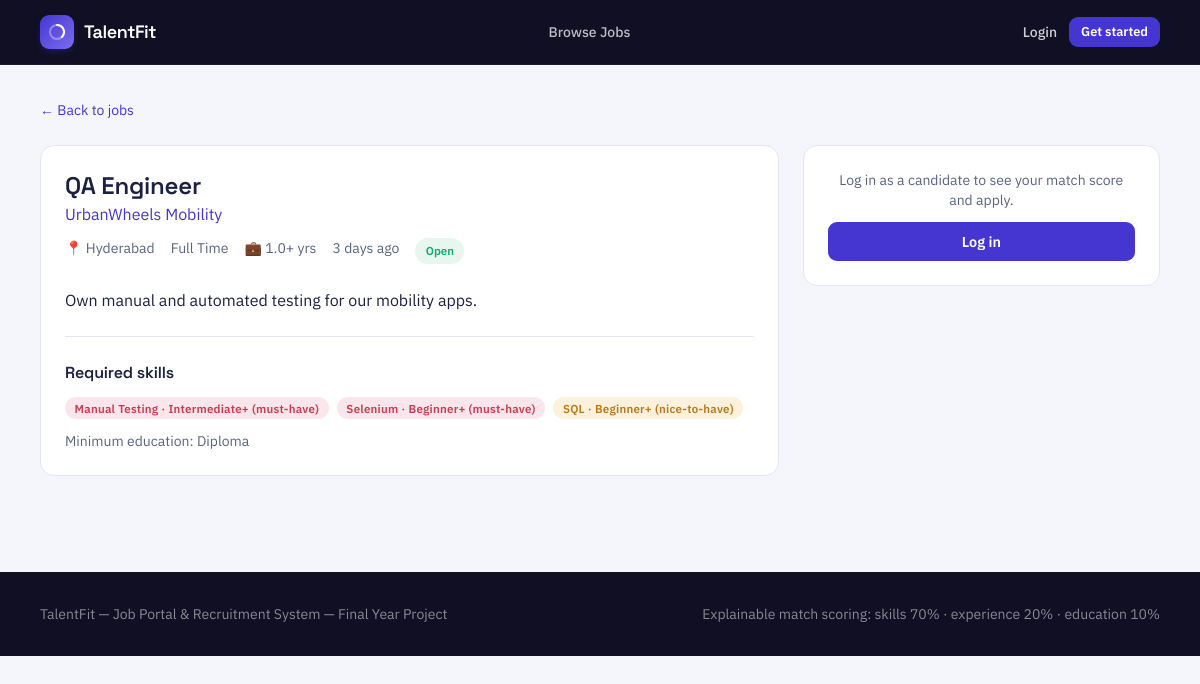
The page /jobs/12 on the database its author committed.
### tables this page shows
CREATE TABLE jobs (
    id INT AUTO_INCREMENT PRIMARY KEY,
    recruiter_id INT NOT NULL,
    title VARCHAR(180) NOT NULL,
    description TEXT NOT NULL,
    location VARCHAR(150) NOT NULL,
    job_type ENUM('full_time', 'part_time', 'internship', 'contract') NOT NULL DEFAULT 'full_time',
    min_years_experience DECIMAL(4,1) NOT NULL DEFAULT 0,
    min_education_level ENUM('high_school', 'diploma', 'bachelor', 'master', 'phd') NULL,
    status ENUM('draft', 'open', 'closed') NOT NULL DEFAULT 'open',
    moderation_status ENUM('active', 'flagged', 'removed') NOT NULL DEFAULT 'active',
    moderation_note VARCHAR(255) NULL,
    created_at TIMESTAMP NOT NULL DEFAULT CURRENT_TIMESTAMP,
    updated_at TIMESTAMP NOT NULL DEFAULT CURRENT_TIMESTAMP ON UPDATE CURRENT_TIMESTAMP,
    CONSTRAINT fk_jobs_recruiter FOREIGN KEY (recruiter_id) REFERENCES users(id) ON DELETE CASCADE
);

CREATE TABLE recruiter_profiles (
    user_id INT PRIMARY KEY,
    company_name VARCHAR(180) NOT NULL,
    company_description TEXT NULL,
    logo_path VARCHAR(255) NULL,
    website VARCHAR(255) NULL,
    work_email_domain VARCHAR(150) NULL,
    contact_name VARCHAR(150) NULL,
    contact_phone VARCHAR(30) NULL,
    CONSTRAINT fk_rp_user FOREIGN KEY (user_id) REFERENCES users(id) ON DELETE CASCADE
);

CREATE TABLE job_skills (
    id INT AUTO_INCREMENT PRIMARY KEY,
    job_id INT NOT NULL,
    skill_id INT NOT NULL,
    importance ENUM('must_have', 'nice_to_have') NOT NULL DEFAULT 'must_have',
    min_proficiency ENUM('beginner', 'intermediate', 'expert') NOT NULL DEFAULT 'beginner',
    UNIQUE KEY uniq_job_skill (job_id, skill_id),
    CONSTRAINT fk_js_job FOREIGN KEY (job_id) REFERENCES jobs(id) ON DELETE CASCADE,
    CONSTRAINT fk_js_skill FOREIGN KEY (skill_id) REFERENCES skills(id) ON DELETE CASCADE
);

CREATE TABLE skills (
    id INT AUTO_INCREMENT PRIMARY KEY,
    name VARCHAR(100) NOT NULL UNIQUE,
    category VARCHAR(80) NOT NULL,
    created_at TIMESTAMP NOT NULL DEFAULT CURRENT_TIMESTAMP
);

### app/views/jobs/show.php (the view, shortened to what the rows shown need)
<div class="mb-6">
    <a href="<?= Router::url('/jobs') ?>" class="text-sm text-indigo hover:underline">&larr; Back to jobs</a>
</div>
<div class="grid lg:grid-cols-3 gap-6">
    <div class="lg:col-span-2 space-y-6">
        <div class="card-surface p-6">
            <div class="flex items-start justify-between gap-4 flex-wrap">
                <div>
                    <h1 class="font-display font-semibold text-2xl text-ink"><?= e($job['title']) ?></h1>
                    <a href="<?= Router::url('/companies/' . $job['recruiter_id']) ?>" class="text-indigo hover:underline"><?= e($job['company_name']) ?></a>
                    <div class="flex flex-wrap gap-x-4 gap-y-1 mt-3 text-sm text-slateink">
                        <span>&#128205; <?= e($job['location']) ?></span>
                        <span class="capitalize"><?= e(str_replace('_', ' ', $job['job_type'])) ?></span>
                        <span>&#128188; <?= number_format((float) $job['min_years_experience'], 1) ?>+ yrs</span>
                        <span><?= time_ago($job['created_at']) ?></span>
                        <span class="status-badge status-<?= e($job['status']) ?> capitalize"><?= e($job['status']) ?></span>
                    </div>
                </div>
            </div>
            <div class="mt-6 prose-sm whitespace-pre-line text-ink"><?= nl2br(e($job['description'])) ?></div>
            <div class="mt-6 pt-6 border-t hairline">
                <h2 class="font-display font-semibold text-base text-ink mb-3">Required skills</h2>
                <div class="flex flex-wrap gap-2">
                    <?php foreach ($requirements as $req): ?>
                        <span class="chip <?= $req['importance'] === 'must_have' ? 'chip-missing' : 'chip-partial' ?>">
                            <?= e($req['skill_name']) ?> &middot; <?= e(ucfirst($req['min_proficiency'])) ?>+
                            <?= $req['importance'] === 'must_have' ? '(must-have)' : '(nice-to-have)' ?>
                        </span>
                    <?php endforeach; ?>
                </div>
                <?php if ($job['min_education_level']): ?>
                    <p class="text-sm text-slateink mt-3">Minimum education: <?= e(\Core\MatchScoreCalculator::EDUCATION_LABELS[$job['min_education_level']]) ?></p>
                <?php endif; ?>
            </div>
        </div>
    </div>
    <div class="space-y-4">
        <div class="card-surface p-6 text-center">
            <?php if (Auth::role() === 'candidate'): ?>
                <?php if ($alreadyApplied): ?>
                    <p class="chip chip-met inline-flex mb-3">Already applied</p>
                    <a href="<?= Router::url('/candidate/applications') ?>" class="btn-secondary w-full">View my application</a>
                <?php elseif ($job['status'] !== 'open'): ?>
                    <p class="text-slateink text-sm">This job is no longer accepting applications.</p>
                <?php else: ?>
                    <form method="post" action="<?= Router::url('/jobs/' . $job['id'] . '/apply') ?>" class="mb-3">
                        <?= Csrf::field() ?>
                        <button type="submit" class="btn-primary w-full">Apply now</button>
                    </form>
                <?php endif; ?>
                <form method="post" action="<?= Router::url('/jobs/' . $job['id'] . ($isSaved ? '/unsave' : '/save')) ?>">
                    <?= Csrf::field() ?>
                    <input type="hidden" name="redirect_to" value="<?= e('/jobs/' . $job['id']) ?>">
                    <button type="submit" class="btn-secondary w-full"><?= $isSaved ? '&#9733; Saved' : '&#9734; Save job' ?></button>
                </form>
            <?php elseif (!Auth::check()): ?>
                <p class="text-sm text-slateink mb-3">Log in as a candidate to see your match score and apply.</p>
                <a href="<?= Router::url('/login') ?>" class="btn-primary w-full">Log in</a>
            <?php else: ?>
                <p class="text-sm text-slateink">Only candidates can apply to jobs.</p>
            <?php endif; ?>
        </div>
    </div>
</div>

### core/Router.php (shortened to what the rows shown need)
<?php
class Router
{
    private array $routes = ['GET' => [], 'POST' => []];
    private static string $basePath = '';
    public static function setBasePath(string $path): void
    {
        self::$basePath = rtrim($path, '/');
    }
    public static function url(string $path = ''): string
    {
        return self::$basePath . $path;
    }
    public function get(string $pattern, array $handler): void
    {
        $this->routes['GET'][$pattern] = $handler;
    }
    public function post(string $pattern, array $handler): void
    {
        $this->routes['POST'][$pattern] = $handler;
    }
    public function dispatch(string $method, string $uri): void
    {
        $path = parse_url($uri, PHP_URL_PATH) ?? '/';
        $path = rtrim($path, '/');
        foreach ($this->routes[$method] ?? [] as $pattern => $handler) {
            $params = $this->match($pattern, $path);
            if ($params !== null) {
                [$controllerClass, $action] = $handler;
                $controller = new $controllerClass();
                call_user_func_array([$controller, $action], $params);
                return;
            }
        }
    }
    private function match(string $pattern, string $path): ?array
    {
        $regex = preg_replace('#\{[a-zA-Z_]+\}#', '([^/]+)', $pattern);
        $regex = rtrim($regex, '/');
        if ($regex === '') {
            $regex = '/';
        }
        if (!preg_match('#^' . $regex . '$#', $path, $matches)) {
            return null;
        }
        array_shift($matches);
        return $matches;
    }
}

### app/views/partials/header.php (shortened to what the rows shown need)
<?php
$currentUser = Auth::user();
$role = $currentUser['role'] ?? null;
?>
<!doctype html>
<html lang="en">
<head>
    <script src="https://cdn.tailwindcss.com"></script>
    <link href="<?= Router::url('/assets/css/style.css') ?>" rel="stylesheet">
</head>
<body class="font-body">
<nav class="tf-nav">
    <div class="max-w-6xl mx-auto px-4 flex items-center justify-between h-16">
        <a href="<?= Router::url($currentUser ? Auth::dashboardPath() : '/') ?>" class="flex items-center gap-2.5">
            <span class="brand-mark">
                <svg width="18" height="18" viewBox="0 0 36 36" fill="none">
                    <circle cx="18" cy="18" r="14" stroke="rgba(255,255,255,0.35)" stroke-width="4"/>
                    <path d="M18 4a14 14 0 0 1 9.9 23.9" stroke="#fff" stroke-width="4" stroke-linecap="round"/>
                </svg>
            </span>
            <span class="font-display font-semibold text-white text-lg tracking-tight">TalentFit</span>
        </a>
        <div class="hidden md:flex items-center gap-1 text-sm font-medium">
            <?php if ($role === 'admin'): ?>
                <a class="nav-link px-3 py-2" href="<?= Router::url('/admin/dashboard') ?>">Dashboard</a>
                <a class="nav-link px-3 py-2" href="<?= Router::url('/admin/recruiters') ?>">Recruiters</a>
                <a class="nav-link px-3 py-2" href="<?= Router::url('/admin/candidates') ?>">Candidates</a>
                <a class="nav-link px-3 py-2" href="<?= Router::url('/admin/jobs') ?>">Jobs</a>
                <a class="nav-link px-3 py-2" href="<?= Router::url('/admin/skills') ?>">Skills</a>
                <a class="nav-link px-3 py-2" href="<?= Router::url('/admin/applications') ?>">Applications</a>
            <?php else: ?>
                <a class="nav-link px-3 py-2" href="<?= Router::url('/jobs') ?>">Browse Jobs</a>
            <?php endif; ?>
        </div>
        <div class="flex items-center gap-3">
            <?php if ($currentUser): ?>
                <a href="<?= Router::url('/account') ?>" class="hidden sm:inline text-sm text-white/70 hover:text-white"><?= e($currentUser['name']) ?></a>
                <form method="post" action="<?= Router::url('/logout') ?>">
                    <?= \Core\Csrf::field() ?>
                    <button type="submit" class="btn-secondary btn-sm !bg-transparent !text-white/80 !border-white/20 hover:!text-white">Logout</button>
                </form>
            <?php else: ?>
                <a href="<?= Router::url('/login') ?>" class="text-sm font-medium text-white/80 hover:text-white">Login</a>
                <a href="<?= Router::url('/register') ?>" class="btn-primary btn-sm">Get started</a>
            <?php endif; ?>
        </div>
    </div>
</nav>
<main class="max-w-6xl mx-auto px-4 py-8">

### app/views/partials/footer.php
</main>
<footer class="bg-void text-white/50 text-sm mt-16">
    <div class="max-w-6xl mx-auto px-4 py-8 flex flex-col sm:flex-row justify-between gap-2">
        <span>TalentFit &mdash; Job Portal &amp; Recruitment System &mdash; Final Year Project</span>
        <span>Explainable match scoring: skills 70% &middot; experience 20% &middot; education 10%</span>
    </div>
</footer>
</body>
</html>

### rows shown on the page
jobs: title "QA Engineer", recruiter_profiles.company_name "UrbanWheels Mobility", location "Hyderabad", job_type "Full Time", min_years_experience "1.0", created_at "3 days ago", status "Open", description "Own manual and automated testing for our mobility apps.", min_education_level "Diploma"
job_skills: skill.name "Manual Testing", min_proficiency "Intermediate", importance "(must-have)"
job_skills: skill.name "Selenium", min_proficiency "Beginner", importance "(must-have)"
job_skills: skill.name "SQL", min_proficiency "Beginner", importance "(nice-to-have)"
